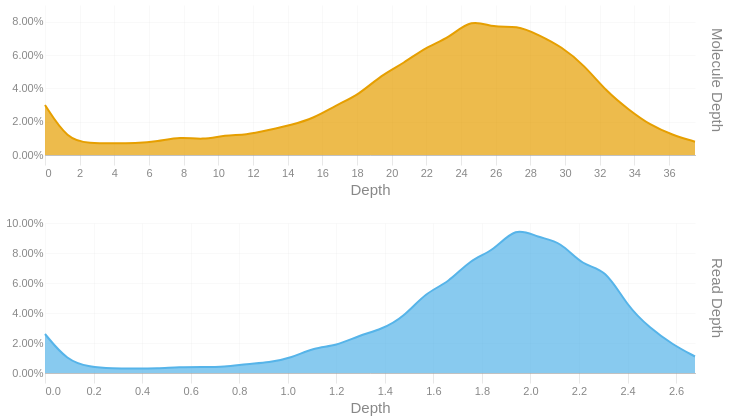

Notebook code for this chart:
### Code cell
readdep = depth_hist(tb['Read Depth'], q99, 3)
readdep = readdep.with_columns(pl.lit('Read Depth').alias('Metric'))
if not SKIPLR:
    moldep = depth_hist(tb['Molecule Depth'], mol_q99, 1)
    moldep = moldep.with_columns(pl.lit('Molecule Depth').alias('Metric'))
    _hist = pl.concat([readdep, moldep])
    _hist = _hist.filter(pl.col('Proportion') != 0)
    with SafeRender(_hist):
        (
            alt.Chart(_hist)        
            .mark_area(interpolate = "basis")
            .encode(
                x=alt.X('Bin:Q').scale(domainMin=0).axis(alt.Axis(title='Depth')),
                y = alt.Y('Proportion:Q', title = None).axis(format = '.2%'),
                color = alt.Color('Metric:N').legend(None),
                row = alt.Row("Metric:N").header(title = None, labelOrient = 'right'),
                tooltip = [
                    alt.Tooltip("Metric:N", title = "Metric"),
                    alt.Tooltip('Interval:N', title = "Depth Interval"),
                    alt.Tooltip('Proportion:Q', title = "% Alignments").format('.2%')
                ]
            )
            .resolve_scale(x='independent', y='independent')
            .properties(
                height = 150, width = 650,
                usermeta={'embedOptions': {'downloadFileName': f'{samplename}.depth.hist'}}
            )
        ).display()
else:
    readdep = readdep.filter(pl.col('Proportion') != 0)
    with SafeRender(readdep):
        (
            alt.Chart(readdep)        
            .mark_area(interpolate = "basis")
            .encode(
                x=alt.X('Bin:Q').scale(domainMin=0).axis(alt.Axis(title='Depth')),
                y = alt.Y('Proportion:Q', title = None).axis(format = '.2%'),
                tooltip = [
                    alt.Tooltip('Interval:N', title = "Depth Interval"),
                    alt.Tooltip('Proportion:Q', title = "% Alignments").format('.2%')
                ]
            )
            .properties(
                usermeta={'embedOptions': {'downloadFileName': f'{samplename}.depth.hist'}}
            )
        ).display()

### Figure 1 — Vega-Lite specification as saved in the notebook (floating-point values rounded to 4 significant figures)
{"width": 650, "height": 150, "config": {"title": {"anchor": "start", "dy": -15, "fontSize": 18, "color": "#888888", "subtitleColor": "#888888", "subtitleFontSize": 14}, "arc": {"fill": "#0072B2"}, "axis": {"domainColor": "#888888", "domainWidth": 0.5, "gridWidth": 0.2, "grid": false, "titleFontWeight": 400, "titleFontSize": 15, "labelFontSize": 11, "labelColor": "#888888", "tickColor": "#888888", "tickWidth": 0.2, "titleColor": "#888888"}, "axisBand": {"grid": false}, "axisX": {"grid": true, "tickSize": 10, "domainCap": "round"}, "axisY": {"domain": false, "grid": true, "tickSize": 0, "domainCap": "round"}, "background": "transparent", "header": {"labelFontSize": 15, "labelColor": "#888888", "titleFontSize": 15, "titleFontWeight": 600, "titleColor": "#888888"}, "legend": {"labelFont": "sans-serif", "labelFontSize": 12, "labelColor": "#888888", "symbolSize": 100, "symbolType": "circle", "titleFontSize": 12, "titlePadding": 10, "titleColor": "#888888", "title": null}, "range": {"category": ["#E69F00", "#56B4E9", "#009E73", "#F0E442", "#0072B2", "#D55E00", "#CC79A7", "#000000"], "diverging": ["#cfe8f3", "#a2d4ec", "#73bfe2", "#46abdb", "#1696d2", "#12719e"]}, "area": {"fill": "#0072B2", "fillOpacity": 0.7, "line": true, "strokeOpacity": 0.7}, "line": {"color": "#0072B2", "stroke": "#0072B2", "strokeWidth": 2}, "trail": {"color": "#0072B2", "stroke": "#0072B2", "strokeWidth": 0, "size": 1}, "point": {"filled": true, "fillOpacity": 1.0, "size": 95}, "text": {"color": "#888888", "fontSize": 11, "align": "right", "fontWeight": 400, "size": 11}, "bar": {"fill": "#0072B2", "stroke": null}, "view": {"stroke": null, "continuousWidth": 660, "continuousHeight": 400}}, "data": {"name": "data-09dbaa2f2cae6737172f4457ab36acd4"}, "mark": {"type": "area", "interpolate": "basis"}, "encoding": {"color": {"field": "Metric", "legend": null, "type": "nominal"}, "row": {"field": "Metric", "header": {"title": null, "labelOrient": "right"}, "type": "nominal"}, "tooltip": [{"field": "Metric", "title": "Metric", "type": "nominal"}, {"field": "Interval", "title": "Depth Interval", "type": "nominal"}, {"field": "Proportion", "format": ".2%", "title": "% Alignments", "type": "quantitative"}], "x": {"axis": {"title": "Depth"}, "field": "Bin", "scale": {"domainMin": 0}, "type": "quantitative"}, "y": {"axis": {"format": ".2%"}, "field": "Proportion", "title": null, "type": "quantitative"}}, "resolve": {"scale": {"x": "independent", "y": "independent"}}, "usermeta": {"embedOptions": {"downloadFileName": "S3_Musquodoboit_598.depth.hist"}}, "$schema": "https://vega.github.io/schema/vega-lite/v6.1.0.json", "datasets": {"data-09dbaa2f2cae6737172f4457ab36acd4": [{"Bin": 0.0, "Interval": "0.0-0.092", "Proportion": 0.026, "Metric": "Read Depth"}, {"Bin": 0.092, "Interval": "0.092-0.185", "Proportion": 0.008, "Metric": "Read Depth"}, {"Bin": 0.185, "Interval": "0.185-0.277", "Proportion": 0.004, "Metric": "Read Depth"}, {"Bin": 0.277, "Interval": "0.277-0.369", "Proportion": 0.003, "Metric": "Read Depth"}, {"Bin": 0.369, "Interval": "0.369-0.462", "Proportion": 0.003, "Metric": "Read Depth"}, {"Bin": 0.462, "Interval": "0.462-0.554", "Proportion": 0.003, "Metric": "Read Depth"}, {"Bin": 0.554, "Interval": "0.554-0.646", "Proportion": 0.004, "Metric": "Read Depth"}, {"Bin": 0.646, "Interval": "0.646-0.739", "Proportion": 0.004, "Metric": "Read Depth"}, {"Bin": 0.739, "Interval": "0.739-0.831", "Proportion": 0.004, "Metric": "Read Depth"}, {"Bin": 0.831, "Interval": "0.831-0.923", "Proportion": 0.006, "Metric": "Read Depth"}, {"Bin": 0.923, "Interval": "0.923-1.016", "Proportion": 0.007, "Metric": "Read Depth"}, {"Bin": 1.016, "Interval": "1.016-1.108", "Proportion": 0.01, "Metric": "Read Depth"}, {"Bin": 1.108, "Interval": "1.108-1.2", "Proportion": 0.017, "Metric": "Read Depth"}, {"Bin": 1.2, "Interval": "1.2-1.293", "Proportion": 0.018, "Metric": "Read Depth"}, {"Bin": 1.293, "Interval": "1.293-1.385", "Proportion": 0.025, "Metric": "Read Depth"}, {"Bin": 1.385, "Interval": "1.385-1.477", "Proportion": 0.029, "Metric": "Read Depth"}, {"Bin": 1.477, "Interval": "1.477-1.57", "Proportion": 0.037, "Metric": "Read Depth"}, {"Bin": 1.57, "Interval": "1.57-1.662", "Proportion": 0.054, "Metric": "Read Depth"}, {"Bin": 1.662, "Interval": "1.662-1.754", "Proportion": 0.06, "Metric": "Read Depth"}, {"Bin": 1.754, "Interval": "1.754-1.847", "Proportion": 0.076, "Metric": "Read Depth"}, {"Bin": 1.847, "Interval": "1.847-1.939", "Proportion": 0.081, "Metric": "Read Depth"}, {"Bin": 1.939, "Interval": "1.939-2.031", "Proportion": 0.098, "Metric": "Read Depth"}, {"Bin": 2.031, "Interval": "2.031-2.124", "Proportion": 0.09, "Metric": "Read Depth"}, {"Bin": 2.124, "Interval": "2.124-2.216", "Proportion": 0.088, "Metric": "Read Depth"}, {"Bin": 2.216, "Interval": "2.216-2.308", "Proportion": 0.071, "Metric": "Read Depth"}, {"Bin": 2.308, "Interval": "2.308-2.401", "Proportion": 0.07, "Metric": "Read Depth"}, {"Bin": 2.401, "Interval": "2.401-2.493", "Proportion": 0.044, "Metric": "Read Depth"}, {"Bin": 2.493, "Interval": "2.493-2.585", "Proportion": 0.03, "Metric": "Read Depth"}, {"Bin": 2.585, "Interval": "2.585-2.678", "Proportion": 0.019, "Metric": "Read Depth"}, {"Bin": 2.678, "Interval": "2.678-2.77", "Proportion": 0.011, "Metric": "Read Depth"}, {"Bin": 0.0, "Interval": "0.0-1.3", "Proportion": 0.03, "Metric": "Molecule Depth"}, {"Bin": 1.3, "Interval": "1.3-2.6", "Proportion": 0.009, "Metric": "Molecule Depth"}, {"Bin": 2.6, "Interval": "2.6-3.9", "Proportion": 0.007, "Metric": "Molecule Depth"}, {"Bin": 3.9, "Interval": "3.9-5.2", "Proportion": 0.007, "Metric": "Molecule Depth"}, {"Bin": 5.2, "Interval": "5.2-6.5", "Proportion": 0.007, "Metric": "Molecule Depth"}, {"Bin": 6.5, "Interval": "6.5-7.8", "Proportion": 0.008, "Metric": "Molecule Depth"}, {"Bin": 7.8, "Interval": "7.8-9.1", "Proportion": 0.011, "Metric": "Molecule Depth"}, {"Bin": 9.1, "Interval": "9.1-10.4", "Proportion": 0.009, "Metric": "Molecule Depth"}, {"Bin": 10.4, "Interval": "10.4-11.6", "Proportion": 0.012, "Metric": "Molecule Depth"}, {"Bin": 11.6, "Interval": "11.6-12.9", "Proportion": 0.012, "Metric": "Molecule Depth"}, {"Bin": 12.9, "Interval": "12.9-14.2", "Proportion": 0.015, "Metric": "Molecule Depth"}, {"Bin": 14.2, "Interval": "14.2-15.5", "Proportion": 0.018, "Metric": "Molecule Depth"}, {"Bin": 15.5, "Interval": "15.5-16.8", "Proportion": 0.022, "Metric": "Molecule Depth"}, {"Bin": 16.8, "Interval": "16.8-18.1", "Proportion": 0.03, "Metric": "Molecule Depth"}, {"Bin": 18.1, "Interval": "18.1-19.4", "Proportion": 0.036, "Metric": "Molecule Depth"}, {"Bin": 19.4, "Interval": "19.4-20.7", "Proportion": 0.048, "Metric": "Molecule Depth"}, {"Bin": 20.7, "Interval": "20.7-22.0", "Proportion": 0.055, "Metric": "Molecule Depth"}, {"Bin": 22.0, "Interval": "22.0-23.3", "Proportion": 0.065, "Metric": "Molecule Depth"}, {"Bin": 23.3, "Interval": "23.3-24.6", "Proportion": 0.07, "Metric": "Molecule Depth"}, {"Bin": 24.6, "Interval": "24.6-25.9", "Proportion": 0.082, "Metric": "Molecule Depth"}, {"Bin": 25.9, "Interval": "25.9-27.2", "Proportion": 0.076, "Metric": "Molecule Depth"}, {"Bin": 27.2, "Interval": "27.2-28.5", "Proportion": 0.078, "Metric": "Molecule Depth"}, {"Bin": 28.5, "Interval": "28.5-29.8", "Proportion": 0.072, "Metric": "Molecule Depth"}, {"Bin": 29.8, "Interval": "29.8-31.1", "Proportion": 0.065, "Metric": "Molecule Depth"}, {"Bin": 31.1, "Interval": "31.1-32.4", "Proportion": 0.054, "Metric": "Molecule Depth"}, {"Bin": 32.4, "Interval": "32.4-33.7", "Proportion": 0.038, "Metric": "Molecule Depth"}, {"Bin": 33.7, "Interval": "33.7-34.9", "Proportion": 0.027, "Metric": "Molecule Depth"}, {"Bin": 34.9, "Interval": "34.9-36.2", "Proportion": 0.018, "Metric": "Molecule Depth"}, {"Bin": 36.2, "Interval": "36.2-37.5", "Proportion": 0.012, "Metric": "Molecule Depth"}, {"Bin": 37.5, "Interval": "37.5-38.83", "Proportion": 0.008, "Metric": "Molecule Depth"}]}}
